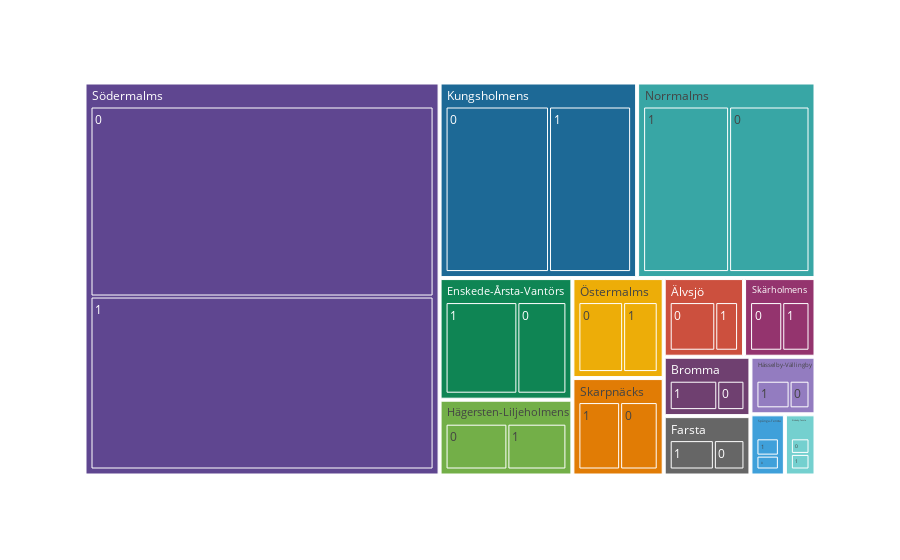

Write notebook code for a chart like this one.
### Code cell
# Define a custom color mapping function
def get_tile_color(tile_path):
    # Get the name of the neighbourhood and the dominant topic from the tile path
    neighbourhood, dominant_topic = tile_path[-2:]

    # Assign a specific color to each combination of neighbourhood and dominant topic
    if dominant_topic == 'topic 0' and neighbourhood == 'Neighbourhood 1':
        return 'red'
    elif dominant_topic == 'topic 1' and neighbourhood == 'Neighbourhood 2':
        return 'green'
    else:
        # Use the default color scale for all other tiles
        return None

# Create the treemap with the custom color mapping function
fig = px.treemap(
    numnber_topic_by_neighbourhood,
    path=['neighbourhood', 'dominant_topic'],
    values='number_of_reviews',
    color_discrete_sequence=PALETTE,
    color_continuous_midpoint=np.average(numnber_topic_by_neighbourhood['number_of_reviews']),
)

# Apply the custom color mapping function to each tile
fig.data[0].marker.colors = [get_tile_color(tile_path) for tile_path in fig.data[0].ids]

# Show the figure
fig.show()

### Figure 1 — Plotly figure (JSON) as saved in the notebook; plotly's stock layout.template omitted (floating-point values rounded to 4 significant figures)
{"data": [{"branchvalues": "total", "domain": {"x": [0, 1], "y": [0, 1]}, "hovertemplate": "labels=%{label}<br>number_of_reviews=%{value}<br>parent=%{parent}<br>id=%{id}<extra></extra>", "ids": ["Bromma/0", "Enskede-Årsta-Vantörs/0", "Farsta/0", "Hägersten-Liljeholmens/0", "Hässelby-Vällingby/0", "Kungsholmens/0", "Norrmalms/0", "Rinkeby-Tensta/0", "Skarpnäcks/0", "Skärholmens/0", "Spånga-Tensta/0", "Södermalms/0", "Älvsjö/0", "Östermalms/0", "Bromma/1", "Enskede-Årsta-Vantörs/1", "Farsta/1", "Hägersten-Liljeholmens/1", "Hässelby-Vällingby/1", "Kungsholmens/1", "Norrmalms/1", "Rinkeby-Tensta/1", "Skarpnäcks/1", "Skärholmens/1", "Spånga-Tensta/1", "Södermalms/1", "Älvsjö/1", "Östermalms/1", "Bromma", "Enskede-Årsta-Vantörs", "Farsta", "Hägersten-Liljeholmens", "Hässelby-Vällingby", "Kungsholmens", "Norrmalms", "Rinkeby-Tensta", "Skarpnäcks", "Skärholmens", "Spånga-Tensta", "Södermalms", "Älvsjö", "Östermalms"], "labels": ["0", "0", "0", "0", "0", "0", "0", "0", "0", "0", "0", "0", "0", "0", "1", "1", "1", "1", "1", "1", "1", "1", "1", "1", "1", "1", "1", "1", "Bromma", "Enskede-Årsta-Vantörs", "Farsta", "Hägersten-Liljeholmens", "Hässelby-Vällingby", "Kungsholmens", "Norrmalms", "Rinkeby-Tensta", "Skarpnäcks", "Skärholmens", "Spånga-Tensta", "Södermalms", "Älvsjö", "Östermalms"], "marker": {"colors": [null, null, null, null, null, null, null, null, null, null, null, null, null, null, null, null, null, null, null, null, null, null, null, null, null, null, null, null, null, null, null, null, null, null, null, null, null, null, null, null, null, null]}, "name": "", "parents": ["Bromma", "Enskede-Årsta-Vantörs", "Farsta", "Hägersten-Liljeholmens", "Hässelby-Vällingby", "Kungsholmens", "Norrmalms", "Rinkeby-Tensta", "Skarpnäcks", "Skärholmens", "Spånga-Tensta", "Södermalms", "Älvsjö", "Östermalms", "Bromma", "Enskede-Årsta-Vantörs", "Farsta", "Hägersten-Liljeholmens", "Hässelby-Vällingby", "Kungsholmens", "Norrmalms", "Rinkeby-Tensta", "Skarpnäcks", "Skärholmens", "Spånga-Tensta", "Södermalms", "Älvsjö", "Östermalms", "", "", "", "", "", "", "", "", "", "", "", "", "", ""], "type": "treemap", "values": [8, 28, 9, 22, 6, 92, 72, 4, 18, 13, 4, 312, 18, 22, 14, 41, 13, 21, 10, 73, 77, 4, 20, 11, 5, 284, 9, 17, 22, 69, 22, 43, 16, 165, 149, 8, 38, 24, 9, 596, 27, 39]}], "layout": {"legend": {"tracegroupgap": 0}, "margin": {"t": 60}, "treemapcolorway": ["rgb(95, 70, 144)", "rgb(29, 105, 150)", "rgb(56, 166, 165)", "rgb(15, 133, 84)", "rgb(115, 175, 72)", "rgb(237, 173, 8)", "rgb(225, 124, 5)", "rgb(204, 80, 62)", "rgb(148, 52, 110)", "rgb(111, 64, 112)", "rgb(102, 102, 102)"]}}
